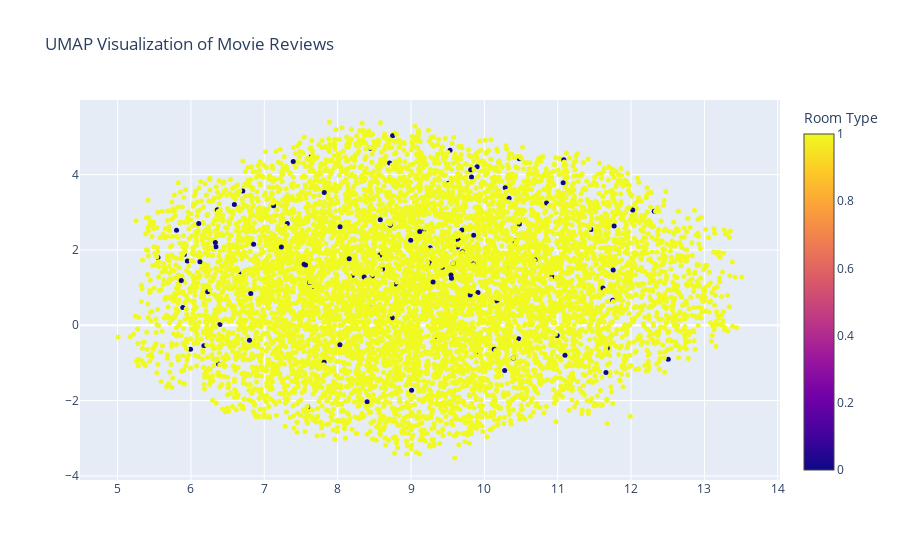

Notebook cell for this chart:
### Code cell
trace = go.Scatter(
    x=umap_emb[:,0],
    y=umap_emb[:,1],
    mode='markers',
    marker=dict(
        size=5,
        color=df['sentiment_label_class'],
        colorbar=dict(title='Room Type')
        )
    )


data = [trace]
layout = go.Layout(title='UMAP Visualization of Movie Reviews')
fig = go.Figure(data=data, layout=layout)
fig.show()

### Figure 1 — Plotly figure (JSON) as saved in the notebook; plotly's stock layout.template omitted (floating-point values rounded to 4 significant figures; data arrays with more than 128 entries replaced by an {"elided": "..."} marker saying what was removed)
{"data": [{"marker": {"color": {"elided": "8756 int values"}, "colorbar": {"title": {"text": "Room Type"}}, "size": 5}, "mode": "markers", "type": "scatter", "x": {"elided": "8756 float values"}, "y": {"elided": "8756 float values"}}], "layout": {"title": {"text": "UMAP Visualization of Movie Reviews"}}}
